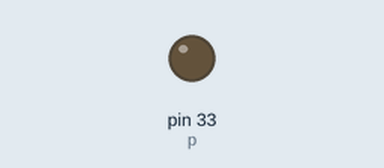
Bench run of a program on a simulated Raspberry Pi (header pin numbers). Shown: output pins drawn as LEDs (lit = HIGH).

Above: at 0.05 s.
At 1.4 s:
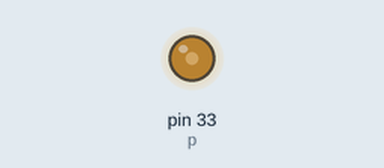
At 2.75 s:
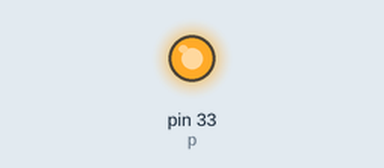
At 5.5 s:
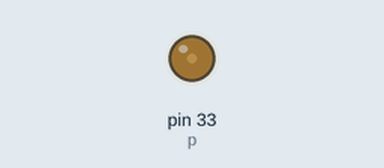
Timing chart, 0 to 7.2 s (numbered marks = the images above):
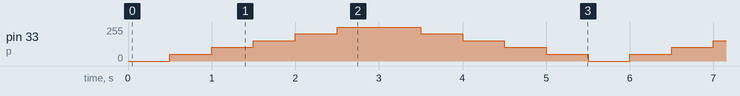

The program:

controlling_light.py
```python
import RPi.GPIO as GPIO
import time
GPIO.setwarnings(False)
GPIO.setmode(GPIO.BOARD)
GPIO.setup(33, GPIO.OUT)

p=GPIO.PWM(33, 50)
p.start(0)

while(1):
    for i in range(0,101,20):
        p.ChangeDutyCycle(i)
        time.sleep(0.5)
    for i in range(100,0,-20):
        p.ChangeDutyCycle(i)
        time.sleep(0.5)
```

Measured:
- by itself, pin 33 (p): repeats every 5.5 s: 102/255 0.50 s, 153/255 0.50 s, 204/255 0.50 s, 255/255 1.0 s, 204/255 0.50 s, 153/255 0.50 s, 102/255 0.50 s, 51/255 0.50 s, 0/255 0.50 s, 51/255 0.50 s
